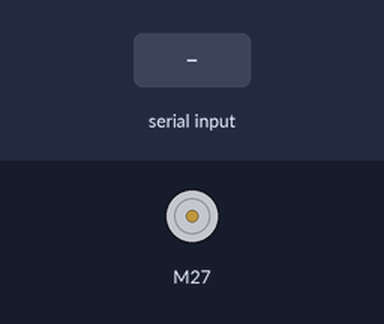
The sketch below on a simulated Arduino Uno, built with avr-gcc and run on an emulated ATmega328P. Parts: DC motor (green arrow = forward, orange = backward, longer = faster). The test bench sets the inputs (shaded band). What the sketch prints to the serial monitor is not drawn.

Above: at 1.2 s.
1.3 s: "90,45\n" received over Serial
Timing chart, 0 to 11.9 s (numbered marks = the images above; inputs shaded):
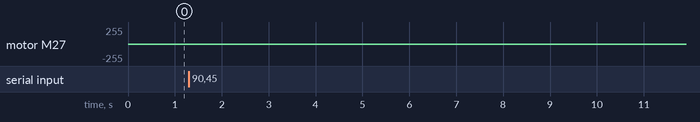

Measured:
- after the input at 1.3 s, motor M27: stopped → backward 5/255 after 6.1 s, → stopped 3.0 s later

The sketch:

unit_test_l298n_set_SpeedAndDirection.ino
```cpp
// Include the library
#include <L298N.h>

// Pin definition
const unsigned int IN1 = 27;
const unsigned int IN2 = 26;
const unsigned int EN = 14;

// Create one motor instance
L298N motor(EN, IN1, IN2);


void setup() {
  // Used to display information
  Serial.begin(9600);

  // Wait for Serial Monitor to be opened
  while (!Serial)
  {
    //do nothing
  }
  // Set initial speed
  motor.setSpeed(70);
}

void loop() {
  // put your main code here, to run repeatedly:
  if(Serial.available()){
    int num = Serial.parseInt();
    Serial.print("num parsed is: ");
    Serial.println(num,DEC);
    bool isForward = 0;
    int speed = 0;
    if(num>999){
      isForward = num/1000 == 1? 1 : 0;
      speed = num%1000;

    }else if(num > 99){
      isForward = num/100 == 1? 1 : 0;
      speed = num%100;
    }else{
      isForward = num/10 == 1? 1 : 0;
      speed = num%10;
    }

          Serial.print("isForward is: ");
    Serial.println(isForward,DEC);
              Serial.print("speed is: ");
    Serial.println(speed,DEC);


    motor.setSpeed(speed);
    printSomeInfo();
    if(isForward){
      // Tell the motor to go forward (may depend by your wiring)
  motor.forward();

    }else{
        // Tell the motor to go back (may depend by your wiring)
         motor.backward();
    }
     printSomeInfo();
     delay(3000);


    // Stop
  motor.stop();

  printSomeInfo();

  delay(3000);

  }
delay(20);
}
/*
Print some informations in Serial Monitor
*/
void printSomeInfo()
{
  Serial.print("Motor is moving = ");
  Serial.print(motor.isMoving());
  Serial.print(" at speed = ");
  Serial.println(motor.getSpeed());
}
```
